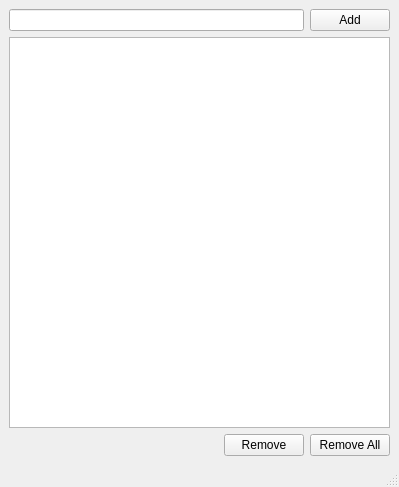
<?xml version="1.0" encoding="UTF-8"?>
<ui version="4.0">
 <class>MainWindow</class>
 <widget class="QMainWindow" name="MainWindow">
  <property name="geometry">
   <rect>
    <x>0</x>
    <y>0</y>
    <width>399</width>
    <height>487</height>
   </rect>
  </property>
  <property name="windowTitle">
   <string>MainWindow</string>
  </property>
  <widget class="QWidget" name="centralwidget">
   <layout class="QVBoxLayout" name="verticalLayout">
    <item>
     <layout class="QHBoxLayout" name="horizontalLayout">
      <item>
       <widget class="QLineEdit" name="txtTask"/>
      </item>
      <item>
       <widget class="QPushButton" name="btnAdd">
        <property name="text">
         <string>Add</string>
        </property>
       </widget>
      </item>
     </layout>
    </item>
    <item>
     <widget class="QListWidget" name="listWidget"/>
    </item>
    <item>
     <layout class="QHBoxLayout" name="horizontalLayout_2">
      <item>
       <spacer name="horizontalSpacer">
        <property name="orientation">
         <enum>Qt::Orientation::Horizontal</enum>
        </property>
        <property name="sizeHint" stdset="0">
         <size>
          <width>40</width>
          <height>20</height>
         </size>
        </property>
       </spacer>
      </item>
      <item>
       <widget class="QPushButton" name="btnRemove">
        <property name="text">
         <string>Remove</string>
        </property>
       </widget>
      </item>
      <item>
       <widget class="QPushButton" name="btnRemoveAll">
        <property name="text">
         <string>Remove All</string>
        </property>
       </widget>
      </item>
     </layout>
    </item>
   </layout>
  </widget>
  <widget class="QStatusBar" name="statusbar"/>
 </widget>
 <resources/>
 <connections/>
</ui>
